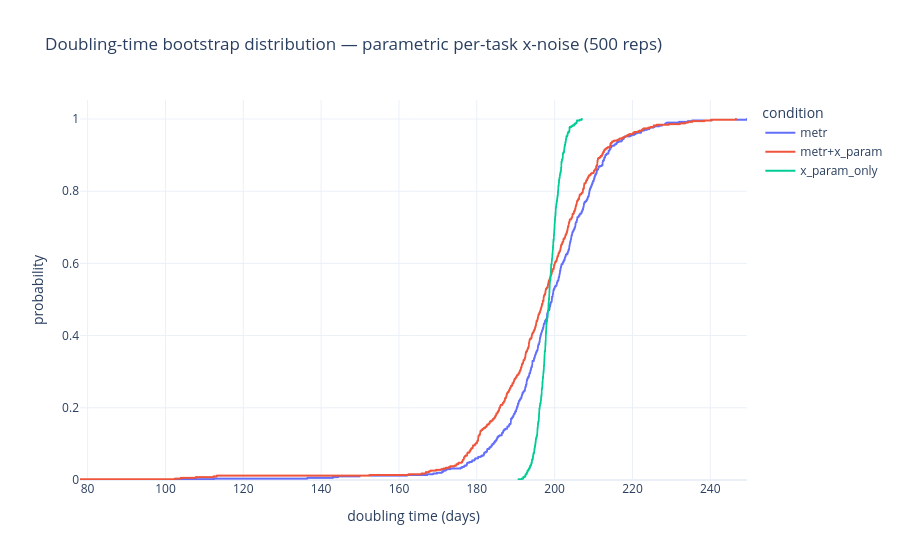

Source (notebook cell):
### Markdown cell above
### Effect on the doubling time

### Code cell
param_doubling_by_replicate = doubling_time_summary(
    param_p50_by_replicate_by_condition, f"xboot_param_doubling_times{SUFFIX}.csv"
)
fig = px.ecdf(
    param_doubling_by_replicate.melt(
        var_name="condition", value_name="doubling_days"),
    x="doubling_days", color="condition",
    title=f"Doubling-time bootstrap distribution — parametric per-task x-noise "
          f"({N_BOOT} reps)",
    labels={"doubling_days": "doubling time (days)"},
)
fig.write_image(FIGURES / f"xboot_param_doubling_time{SUFFIX}.png",
                width=800, height=450, scale=2)
show(fig)

### Figure 1 — Plotly figure (JSON) as saved in the notebook; plotly's stock layout.template omitted (floating-point values rounded to 4 significant figures; data arrays with more than 128 entries replaced by an {"elided": "..."} marker saying what was removed)
{"data": [{"hovertemplate": "condition=metr<br>doubling time (days)=%{x}<br>probability=%{y}<extra></extra>", "legendgroup": "metr", "line": {"dash": "solid", "shape": "hv"}, "marker": {"color": "#636efa", "symbol": "circle"}, "mode": "lines", "name": "metr", "showlegend": true, "type": "scattergl", "x": {"elided": "500 float values"}, "xaxis": "x", "y": {"elided": "500 float values"}, "yaxis": "y"}, {"hovertemplate": "condition=metr+x_param<br>doubling time (days)=%{x}<br>probability=%{y}<extra></extra>", "legendgroup": "metr+x_param", "line": {"dash": "solid", "shape": "hv"}, "marker": {"color": "#EF553B", "symbol": "circle"}, "mode": "lines", "name": "metr+x_param", "showlegend": true, "type": "scattergl", "x": {"elided": "500 float values"}, "xaxis": "x", "y": {"elided": "500 float values"}, "yaxis": "y"}, {"hovertemplate": "condition=x_param_only<br>doubling time (days)=%{x}<br>probability=%{y}<extra></extra>", "legendgroup": "x_param_only", "line": {"dash": "solid", "shape": "hv"}, "marker": {"color": "#00cc96", "symbol": "circle"}, "mode": "lines", "name": "x_param_only", "showlegend": true, "type": "scattergl", "x": {"elided": "500 float values"}, "xaxis": "x", "y": {"elided": "500 float values"}, "yaxis": "y"}], "layout": {"legend": {"title": {"text": "condition"}, "tracegroupgap": 0}, "title": {"text": "Doubling-time bootstrap distribution — parametric per-task x-noise (500 reps)"}, "xaxis": {"anchor": "y", "domain": [0.0, 1.0], "title": {"text": "doubling time (days)"}}, "yaxis": {"anchor": "x", "domain": [0.0, 1.0], "rangemode": "tozero", "title": {"text": "probability"}}}}
